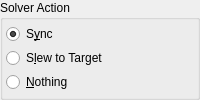
        <widget class="QGroupBox" name="gotoBox">
         <property name="toolTip">
          <string>Select which action to perform after the captured image is solved</string>
         </property>
         <property name="statusTip">
          <string>Select what action to take once a solution is found.</string>
         </property>
         <property name="title">
          <string>Solver Action</string>
         </property>
         <layout class="QVBoxLayout" name="verticalLayout_7">
          <property name="spacing">
           <number>3</number>
          </property>
          <property name="leftMargin">
           <number>3</number>
          </property>
          <property name="topMargin">
           <number>3</number>
          </property>
          <property name="rightMargin">
           <number>3</number>
          </property>
          <property name="bottomMargin">
           <number>3</number>
          </property>
          <item>
           <widget class="QRadioButton" name="syncR">
            <property name="toolTip">
             <string>Synchronize the telescope to the solution coordinates</string>
            </property>
            <property name="statusTip">
             <string/>
            </property>
            <property name="text">
             <string>S&amp;ync</string>
            </property>
            <property name="checked">
             <bool>true</bool>
            </property>
            <attribute name="buttonGroup">
             <string notr="true">gotoModeButtonGroup</string>
            </attribute>
           </widget>
          </item>
          <item>
           <widget class="QRadioButton" name="slewR">
            <property name="toolTip">
             <string>Synchronize the telescope to the solution coordinates and then slew to the target coordinates</string>
            </property>
            <property name="statusTip">
             <string/>
            </property>
            <property name="text">
             <string>S&amp;lew to Target</string>
            </property>
            <attribute name="buttonGroup">
             <string notr="true">gotoModeButtonGroup</string>
            </attribute>
           </widget>
          </item>
          <item>
           <widget class="QRadioButton" name="nothingR">
            <property name="toolTip">
             <string>Just solve</string>
            </property>
            <property name="statusTip">
             <string/>
            </property>
            <property name="text">
             <string>&amp;Nothing</string>
            </property>
            <attribute name="buttonGroup">
             <string notr="true">gotoModeButtonGroup</string>
            </attribute>
           </widget>
          </item>
         </layout>
        </widget>
